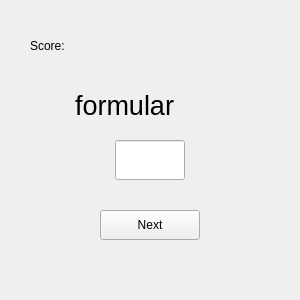
<?xml version="1.0" encoding="UTF-8"?>
<ui version="4.0">
 <class>GameWindow</class>
 <widget class="QMainWindow" name="GameWindow">
  <property name="geometry">
   <rect>
    <x>0</x>
    <y>0</y>
    <width>300</width>
    <height>300</height>
   </rect>
  </property>
  <property name="sizePolicy">
   <sizepolicy hsizetype="Fixed" vsizetype="Fixed">
    <horstretch>0</horstretch>
    <verstretch>0</verstretch>
   </sizepolicy>
  </property>
  <property name="minimumSize">
   <size>
    <width>300</width>
    <height>300</height>
   </size>
  </property>
  <property name="maximumSize">
   <size>
    <width>300</width>
    <height>300</height>
   </size>
  </property>
  <property name="windowTitle">
   <string>MainWindow</string>
  </property>
  <widget class="QWidget" name="centralwidget">
   <widget class="QPushButton" name="Button_Next">
    <property name="geometry">
     <rect>
      <x>100</x>
      <y>210</y>
      <width>100</width>
      <height>30</height>
     </rect>
    </property>
    <property name="text">
     <string>Next</string>
    </property>
   </widget>
   <widget class="QLabel" name="label_score">
    <property name="geometry">
     <rect>
      <x>30</x>
      <y>30</y>
      <width>71</width>
      <height>31</height>
     </rect>
    </property>
    <property name="text">
     <string>Score:</string>
    </property>
   </widget>
   <widget class="QLabel" name="label_formular">
    <property name="geometry">
     <rect>
      <x>75</x>
      <y>90</y>
      <width>150</width>
      <height>30</height>
     </rect>
    </property>
    <property name="font">
     <font>
      <pointsize>20</pointsize>
     </font>
    </property>
    <property name="text">
     <string>formular</string>
    </property>
   </widget>
   <widget class="QLineEdit" name="Edit_Ans">
    <property name="geometry">
     <rect>
      <x>115</x>
      <y>140</y>
      <width>70</width>
      <height>40</height>
     </rect>
    </property>
   </widget>
  </widget>
 </widget>
 <resources/>
 <connections/>
</ui>
